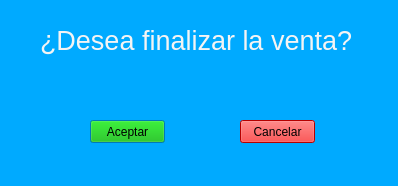
<?xml version="1.0" encoding="UTF-8"?>
<ui version="4.0">
 <class>Form</class>
 <widget class="QWidget" name="Form">
  <property name="geometry">
   <rect>
    <x>0</x>
    <y>0</y>
    <width>398</width>
    <height>186</height>
   </rect>
  </property>
  <property name="palette">
   <palette>
    <active>
     <colorrole role="Base">
      <brush brushstyle="SolidPattern">
       <color alpha="255">
        <red>255</red>
        <green>255</green>
        <blue>255</blue>
       </color>
      </brush>
     </colorrole>
     <colorrole role="Window">
      <brush brushstyle="SolidPattern">
       <color alpha="255">
        <red>0</red>
        <green>170</green>
        <blue>255</blue>
       </color>
      </brush>
     </colorrole>
    </active>
    <inactive>
     <colorrole role="Base">
      <brush brushstyle="SolidPattern">
       <color alpha="255">
        <red>255</red>
        <green>255</green>
        <blue>255</blue>
       </color>
      </brush>
     </colorrole>
     <colorrole role="Window">
      <brush brushstyle="SolidPattern">
       <color alpha="255">
        <red>0</red>
        <green>170</green>
        <blue>255</blue>
       </color>
      </brush>
     </colorrole>
    </inactive>
    <disabled>
     <colorrole role="Base">
      <brush brushstyle="SolidPattern">
       <color alpha="255">
        <red>0</red>
        <green>170</green>
        <blue>255</blue>
       </color>
      </brush>
     </colorrole>
     <colorrole role="Window">
      <brush brushstyle="SolidPattern">
       <color alpha="255">
        <red>0</red>
        <green>170</green>
        <blue>255</blue>
       </color>
      </brush>
     </colorrole>
    </disabled>
   </palette>
  </property>
  <property name="windowTitle">
   <string>Form</string>
  </property>
  <widget class="QLabel" name="label">
   <property name="geometry">
    <rect>
     <x>40</x>
     <y>10</y>
     <width>331</width>
     <height>61</height>
    </rect>
   </property>
   <property name="palette">
    <palette>
     <active>
      <colorrole role="WindowText">
       <brush brushstyle="SolidPattern">
        <color alpha="255">
         <red>244</red>
         <green>244</green>
         <blue>244</blue>
        </color>
       </brush>
      </colorrole>
     </active>
     <inactive>
      <colorrole role="WindowText">
       <brush brushstyle="SolidPattern">
        <color alpha="255">
         <red>244</red>
         <green>244</green>
         <blue>244</blue>
        </color>
       </brush>
      </colorrole>
     </inactive>
     <disabled>
      <colorrole role="WindowText">
       <brush brushstyle="SolidPattern">
        <color alpha="255">
         <red>120</red>
         <green>120</green>
         <blue>120</blue>
        </color>
       </brush>
      </colorrole>
     </disabled>
    </palette>
   </property>
   <property name="font">
    <font>
     <family>Arial</family>
     <pointsize>20</pointsize>
    </font>
   </property>
   <property name="text">
    <string>¿Desea finalizar la venta?</string>
   </property>
  </widget>
  <widget class="QPushButton" name="boton_aceptar">
   <property name="geometry">
    <rect>
     <x>90</x>
     <y>120</y>
     <width>75</width>
     <height>23</height>
    </rect>
   </property>
   <property name="palette">
    <palette>
     <active>
      <colorrole role="Button">
       <brush brushstyle="SolidPattern">
        <color alpha="255">
         <red>0</red>
         <green>177</green>
         <blue>0</blue>
        </color>
       </brush>
      </colorrole>
     </active>
     <inactive>
      <colorrole role="Button">
       <brush brushstyle="SolidPattern">
        <color alpha="255">
         <red>0</red>
         <green>177</green>
         <blue>0</blue>
        </color>
       </brush>
      </colorrole>
     </inactive>
     <disabled>
      <colorrole role="Button">
       <brush brushstyle="SolidPattern">
        <color alpha="255">
         <red>0</red>
         <green>177</green>
         <blue>0</blue>
        </color>
       </brush>
      </colorrole>
     </disabled>
    </palette>
   </property>
   <property name="text">
    <string>Aceptar</string>
   </property>
  </widget>
  <widget class="QPushButton" name="boton_cancelar">
   <property name="geometry">
    <rect>
     <x>240</x>
     <y>120</y>
     <width>75</width>
     <height>23</height>
    </rect>
   </property>
   <property name="palette">
    <palette>
     <active>
      <colorrole role="WindowText">
       <brush brushstyle="SolidPattern">
        <color alpha="255">
         <red>0</red>
         <green>0</green>
         <blue>0</blue>
        </color>
       </brush>
      </colorrole>
      <colorrole role="Button">
       <brush brushstyle="SolidPattern">
        <color alpha="255">
         <red>255</red>
         <green>0</green>
         <blue>0</blue>
        </color>
       </brush>
      </colorrole>
      <colorrole role="Light">
       <brush brushstyle="SolidPattern">
        <color alpha="255">
         <red>255</red>
         <green>127</green>
         <blue>127</blue>
        </color>
       </brush>
      </colorrole>
      <colorrole role="Midlight">
       <brush brushstyle="SolidPattern">
        <color alpha="255">
         <red>255</red>
         <green>63</green>
         <blue>63</blue>
        </color>
       </brush>
      </colorrole>
      <colorrole role="Dark">
       <brush brushstyle="SolidPattern">
        <color alpha="255">
         <red>127</red>
         <green>0</green>
         <blue>0</blue>
        </color>
       </brush>
      </colorrole>
      <colorrole role="Mid">
       <brush brushstyle="SolidPattern">
        <color alpha="255">
         <red>170</red>
         <green>0</green>
         <blue>0</blue>
        </color>
       </brush>
      </colorrole>
      <colorrole role="Text">
       <brush brushstyle="SolidPattern">
        <color alpha="255">
         <red>0</red>
         <green>0</green>
         <blue>0</blue>
        </color>
       </brush>
      </colorrole>
      <colorrole role="BrightText">
       <brush brushstyle="SolidPattern">
        <color alpha="255">
         <red>255</red>
         <green>255</green>
         <blue>255</blue>
        </color>
       </brush>
      </colorrole>
      <colorrole role="ButtonText">
       <brush brushstyle="SolidPattern">
        <color alpha="255">
         <red>0</red>
         <green>0</green>
         <blue>0</blue>
        </color>
       </brush>
      </colorrole>
      <colorrole role="Base">
       <brush brushstyle="SolidPattern">
        <color alpha="255">
         <red>255</red>
         <green>255</green>
         <blue>255</blue>
        </color>
       </brush>
      </colorrole>
      <colorrole role="Window">
       <brush brushstyle="SolidPattern">
        <color alpha="255">
         <red>255</red>
         <green>0</green>
         <blue>0</blue>
        </color>
       </brush>
      </colorrole>
      <colorrole role="Shadow">
       <brush brushstyle="SolidPattern">
        <color alpha="255">
         <red>0</red>
         <green>0</green>
         <blue>0</blue>
        </color>
       </brush>
      </colorrole>
      <colorrole role="AlternateBase">
       <brush brushstyle="SolidPattern">
        <color alpha="255">
         <red>255</red>
         <green>127</green>
         <blue>127</blue>
        </color>
       </brush>
      </colorrole>
      <colorrole role="ToolTipBase">
       <brush brushstyle="SolidPattern">
        <color alpha="255">
         <red>255</red>
         <green>255</green>
         <blue>220</blue>
        </color>
       </brush>
      </colorrole>
      <colorrole role="ToolTipText">
       <brush brushstyle="SolidPattern">
        <color alpha="255">
         <red>0</red>
         <green>0</green>
         <blue>0</blue>
        </color>
       </brush>
      </colorrole>
     </active>
     <inactive>
      <colorrole role="WindowText">
       <brush brushstyle="SolidPattern">
        <color alpha="255">
         <red>0</red>
         <green>0</green>
         <blue>0</blue>
        </color>
       </brush>
      </colorrole>
      <colorrole role="Button">
       <brush brushstyle="SolidPattern">
        <color alpha="255">
         <red>255</red>
         <green>0</green>
         <blue>0</blue>
        </color>
       </brush>
      </colorrole>
      <colorrole role="Light">
       <brush brushstyle="SolidPattern">
        <color alpha="255">
         <red>255</red>
         <green>127</green>
         <blue>127</blue>
        </color>
       </brush>
      </colorrole>
      <colorrole role="Midlight">
       <brush brushstyle="SolidPattern">
        <color alpha="255">
         <red>255</red>
         <green>63</green>
         <blue>63</blue>
        </color>
       </brush>
      </colorrole>
      <colorrole role="Dark">
       <brush brushstyle="SolidPattern">
        <color alpha="255">
         <red>127</red>
         <green>0</green>
         <blue>0</blue>
        </color>
       </brush>
      </colorrole>
      <colorrole role="Mid">
       <brush brushstyle="SolidPattern">
        <color alpha="255">
         <red>170</red>
         <green>0</green>
         <blue>0</blue>
        </color>
       </brush>
      </colorrole>
      <colorrole role="Text">
       <brush brushstyle="SolidPattern">
        <color alpha="255">
         <red>0</red>
         <green>0</green>
         <blue>0</blue>
        </color>
       </brush>
      </colorrole>
      <colorrole role="BrightText">
       <brush brushstyle="SolidPattern">
        <color alpha="255">
         <red>255</red>
         <green>255</green>
         <blue>255</blue>
        </color>
       </brush>
      </colorrole>
      <colorrole role="ButtonText">
       <brush brushstyle="SolidPattern">
        <color alpha="255">
         <red>0</red>
         <green>0</green>
         <blue>0</blue>
        </color>
       </brush>
      </colorrole>
      <colorrole role="Base">
       <brush brushstyle="SolidPattern">
        <color alpha="255">
         <red>255</red>
         <green>255</green>
         <blue>255</blue>
        </color>
       </brush>
      </colorrole>
      <colorrole role="Window">
       <brush brushstyle="SolidPattern">
        <color alpha="255">
         <red>255</red>
         <green>0</green>
         <blue>0</blue>
        </color>
       </brush>
      </colorrole>
      <colorrole role="Shadow">
       <brush brushstyle="SolidPattern">
        <color alpha="255">
         <red>0</red>
         <green>0</green>
         <blue>0</blue>
        </color>
       </brush>
      </colorrole>
      <colorrole role="AlternateBase">
       <brush brushstyle="SolidPattern">
        <color alpha="255">
         <red>255</red>
         <green>127</green>
         <blue>127</blue>
        </color>
       </brush>
      </colorrole>
      <colorrole role="ToolTipBase">
       <brush brushstyle="SolidPattern">
        <color alpha="255">
         <red>255</red>
         <green>255</green>
         <blue>220</blue>
        </color>
       </brush>
      </colorrole>
      <colorrole role="ToolTipText">
       <brush brushstyle="SolidPattern">
        <color alpha="255">
         <red>0</red>
         <green>0</green>
         <blue>0</blue>
        </color>
       </brush>
      </colorrole>
     </inactive>
     <disabled>
      <colorrole role="WindowText">
       <brush brushstyle="SolidPattern">
        <color alpha="255">
         <red>127</red>
         <green>0</green>
         <blue>0</blue>
        </color>
       </brush>
      </colorrole>
      <colorrole role="Button">
       <brush brushstyle="SolidPattern">
        <color alpha="255">
         <red>255</red>
         <green>0</green>
         <blue>0</blue>
        </color>
       </brush>
      </colorrole>
      <colorrole role="Light">
       <brush brushstyle="SolidPattern">
        <color alpha="255">
         <red>255</red>
         <green>127</green>
         <blue>127</blue>
        </color>
       </brush>
      </colorrole>
      <colorrole role="Midlight">
       <brush brushstyle="SolidPattern">
        <color alpha="255">
         <red>255</red>
         <green>63</green>
         <blue>63</blue>
        </color>
       </brush>
      </colorrole>
      <colorrole role="Dark">
       <brush brushstyle="SolidPattern">
        <color alpha="255">
         <red>127</red>
         <green>0</green>
         <blue>0</blue>
        </color>
       </brush>
      </colorrole>
      <colorrole role="Mid">
       <brush brushstyle="SolidPattern">
        <color alpha="255">
         <red>170</red>
         <green>0</green>
         <blue>0</blue>
        </color>
       </brush>
      </colorrole>
      <colorrole role="Text">
       <brush brushstyle="SolidPattern">
        <color alpha="255">
         <red>127</red>
         <green>0</green>
         <blue>0</blue>
        </color>
       </brush>
      </colorrole>
      <colorrole role="BrightText">
       <brush brushstyle="SolidPattern">
        <color alpha="255">
         <red>255</red>
         <green>255</green>
         <blue>255</blue>
        </color>
       </brush>
      </colorrole>
      <colorrole role="ButtonText">
       <brush brushstyle="SolidPattern">
        <color alpha="255">
         <red>127</red>
         <green>0</green>
         <blue>0</blue>
        </color>
       </brush>
      </colorrole>
      <colorrole role="Base">
       <brush brushstyle="SolidPattern">
        <color alpha="255">
         <red>255</red>
         <green>0</green>
         <blue>0</blue>
        </color>
       </brush>
      </colorrole>
      <colorrole role="Window">
       <brush brushstyle="SolidPattern">
        <color alpha="255">
         <red>255</red>
         <green>0</green>
         <blue>0</blue>
        </color>
       </brush>
      </colorrole>
      <colorrole role="Shadow">
       <brush brushstyle="SolidPattern">
        <color alpha="255">
         <red>0</red>
         <green>0</green>
         <blue>0</blue>
        </color>
       </brush>
      </colorrole>
      <colorrole role="AlternateBase">
       <brush brushstyle="SolidPattern">
        <color alpha="255">
         <red>255</red>
         <green>0</green>
         <blue>0</blue>
        </color>
       </brush>
      </colorrole>
      <colorrole role="ToolTipBase">
       <brush brushstyle="SolidPattern">
        <color alpha="255">
         <red>255</red>
         <green>255</green>
         <blue>220</blue>
        </color>
       </brush>
      </colorrole>
      <colorrole role="ToolTipText">
       <brush brushstyle="SolidPattern">
        <color alpha="255">
         <red>0</red>
         <green>0</green>
         <blue>0</blue>
        </color>
       </brush>
      </colorrole>
     </disabled>
    </palette>
   </property>
   <property name="text">
    <string>Cancelar</string>
   </property>
  </widget>
 </widget>
 <resources/>
 <connections/>
</ui>
